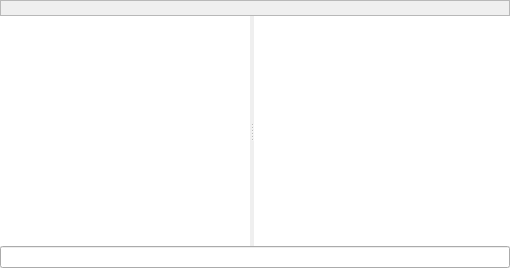
<?xml version="1.0" encoding="UTF-8"?>
<ui version="4.0">
 <class>CWidgetIrcMessageView</class>
 <widget class="QWidget" name="WidgetIrcMessageView">
  <property name="geometry">
   <rect>
    <x>0</x>
    <y>0</y>
    <width>510</width>
    <height>268</height>
   </rect>
  </property>
  <layout class="QVBoxLayout" name="verticalLayoutMessageView">
   <property name="spacing">
    <number>0</number>
   </property>
   <property name="leftMargin">
    <number>0</number>
   </property>
   <property name="topMargin">
    <number>0</number>
   </property>
   <property name="rightMargin">
    <number>0</number>
   </property>
   <property name="bottomMargin">
    <number>0</number>
   </property>
   <item>
    <widget class="QLabel" name="topicLabel">
     <property name="sizePolicy">
      <sizepolicy hsizetype="Ignored" vsizetype="Preferred">
       <horstretch>0</horstretch>
       <verstretch>0</verstretch>
      </sizepolicy>
     </property>
     <property name="autoFillBackground">
      <bool>true</bool>
     </property>
     <property name="frameShape">
      <enum>QFrame::StyledPanel</enum>
     </property>
     <property name="frameShadow">
      <enum>QFrame::Raised</enum>
     </property>
     <property name="text">
      <string/>
     </property>
     <property name="textFormat">
      <enum>Qt::RichText</enum>
     </property>
     <property name="wordWrap">
      <bool>true</bool>
     </property>
     <property name="margin">
      <number>2</number>
     </property>
     <property name="indent">
      <number>1</number>
     </property>
     <property name="openExternalLinks">
      <bool>true</bool>
     </property>
    </widget>
   </item>
   <item>
    <widget class="QSplitter" name="splitter">
     <property name="sizePolicy">
      <sizepolicy hsizetype="Expanding" vsizetype="Expanding">
       <horstretch>1</horstretch>
       <verstretch>0</verstretch>
      </sizepolicy>
     </property>
     <property name="orientation">
      <enum>Qt::Horizontal</enum>
     </property>
     <widget class="TextBrowser" name="textBrowser">
      <property name="sizePolicy">
       <sizepolicy hsizetype="Expanding" vsizetype="Expanding">
        <horstretch>1</horstretch>
        <verstretch>0</verstretch>
       </sizepolicy>
      </property>
      <property name="frameShape">
       <enum>QFrame::NoFrame</enum>
      </property>
      <property name="tabChangesFocus">
       <bool>true</bool>
      </property>
      <property name="textInteractionFlags">
       <set>Qt::LinksAccessibleByMouse|Qt::TextSelectableByMouse</set>
      </property>
      <property name="openLinks">
       <bool>false</bool>
      </property>
     </widget>
     <widget class="CListViewIrcUsers" name="listView">
      <property name="frameShape">
       <enum>QFrame::NoFrame</enum>
      </property>
     </widget>
    </widget>
   </item>
   <item>
    <widget class="SearchEditor" name="searchEditor"/>
   </item>
   <item>
    <widget class="QFrame" name="frameChatInput">
     <property name="maximumSize">
      <size>
       <width>16777215</width>
       <height>80</height>
      </size>
     </property>
     <property name="frameShape">
      <enum>QFrame::NoFrame</enum>
     </property>
     <property name="frameShadow">
      <enum>QFrame::Raised</enum>
     </property>
     <layout class="QHBoxLayout" name="horizontalLayoutChatInput">
      <property name="spacing">
       <number>0</number>
      </property>
      <property name="leftMargin">
       <number>0</number>
      </property>
      <property name="topMargin">
       <number>0</number>
      </property>
      <property name="rightMargin">
       <number>0</number>
      </property>
      <property name="bottomMargin">
       <number>0</number>
      </property>
     </layout>
    </widget>
   </item>
  </layout>
 </widget>
 <customwidgets>
  <customwidget>
   <class>SearchEditor</class>
   <extends>QLineEdit</extends>
   <header>searcheditor.h</header>
  </customwidget>
  <customwidget>
   <class>TextBrowser</class>
   <extends>QTextBrowser</extends>
   <header>textbrowser.h</header>
   <container>1</container>
  </customwidget>
  <customwidget>
   <class>CListViewIrcUsers</class>
   <extends>QListView</extends>
   <header>listviewircusers.h</header>
  </customwidget>
 </customwidgets>
 <resources/>
 <connections/>
</ui>
